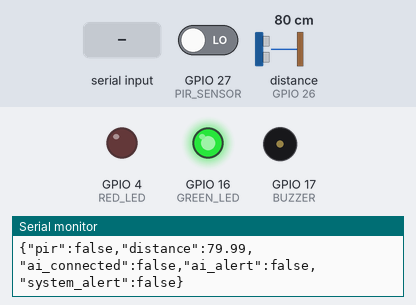
A sketch run on a simulated ESP32. Shown: output pins drawn as LEDs (lit = HIGH), buzzer (waves = sounding, pin HIGH), the last lines printed to the serial monitor. Wiring (from diagram.json): ultrasonic range finder: trigger GPIO 25; echo GPIO 26. The inputs (shaded band) are chosen by the test bench; at power-on: distance to the obstacle (sensor on GPIO 26) 80 cm, GPIO 27 (PIR_SENSOR) LOW. The echo pulse lasts 58.3 µs per cm; pins used as bus, display or sensor lines are not drawn.

Above: at 2.2 s.
2.3 s: distance to the obstacle (sensor on GPIO 26) set to 56 cm
3.8 s: distance to the obstacle (sensor on GPIO 26) set to 47 cm
At 4.19 s:
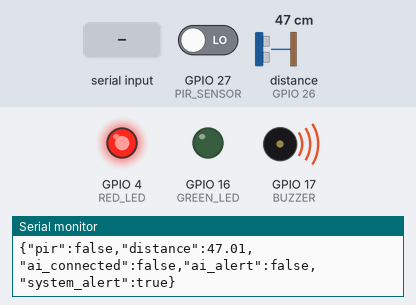
6.8 s: GPIO 27 (PIR_SENSOR) driven HIGH
9.8 s: "ALERT\n" received over Serial
12.8 s: "SAFE\n" received over Serial
At 13.8 s:
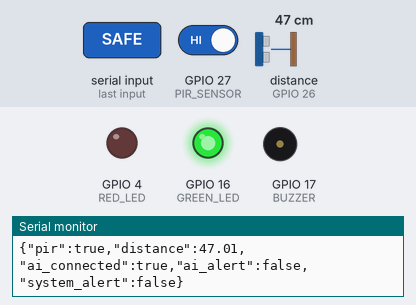
14.5 s: "PING\n" received over Serial
At 15.3 s:
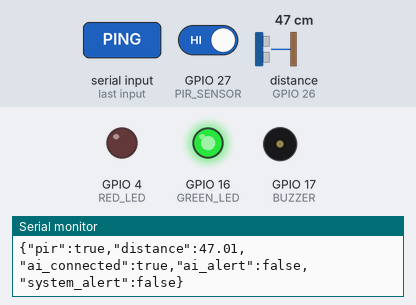
Timing chart, 0 to 17.0 s (numbered marks = the images above; inputs shaded):
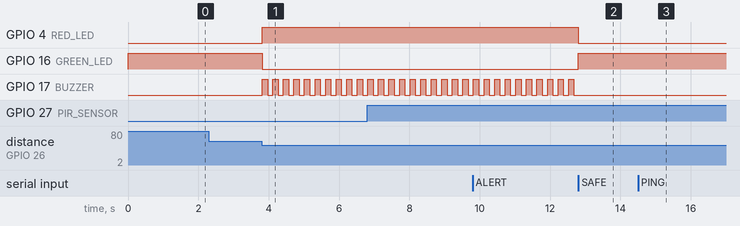

Measured:
- the behaviour switches between 51 and 50 cm on distance to the obstacle (sensor on GPIO 26) (found by bisection; images 0 and 1)
- after the input at 3.8 s, GPIO 4 (RED_LED): LOW → HIGH at once; GPIO 16 (GREEN_LED): HIGH → LOW at once; GPIO 17 (BUZZER): alternates HIGH for 0.15 s and LOW for 0.15 s, starting at once
- after the input at 12.8 s, GPIO 4 (RED_LED): HIGH → LOW at once; GPIO 16 (GREEN_LED): LOW → HIGH at once; GPIO 17 (BUZZER): stops changing and stays LOW
- after the input at 14.5 s, GPIO 4 (RED_LED), GPIO 17 (BUZZER): stays LOW (without the input it goes to HIGH after 2.3 s); GPIO 16 (GREEN_LED): stays HIGH (without the input it goes to LOW after 2.3 s)

The sketch:

esp32.ino
```cpp
// =====================================================
// RAILWAY TRACK HUMAN & ANIMAL DETECTION SYSTEM
// ESP32 Firmware - Wokwi Prototype
// =====================================================

// -------- PIN CONFIGURATION --------
#define RED_LED       4
#define GREEN_LED     16
#define BUZZER        17

#define PIR_SENSOR    27

#define TRIG_PIN      25
#define ECHO_PIN      26

// -------- SETTINGS --------
#define DISTANCE_LIMIT 50
#define AI_TIMEOUT     4000

// -------- VARIABLES --------
bool pirMotion = false;
float distanceCM = 0;

bool aiConnected = false;
bool aiAlert = false;

bool systemAlert = false;
bool buzzerState = false;

unsigned long lastAIMessage = 0;
unsigned long lastSensorRead = 0;
unsigned long lastTelemetry = 0;
unsigned long lastBuzzerToggle = 0;

const unsigned long SENSOR_INTERVAL = 100;
const unsigned long TELEMETRY_INTERVAL = 500;
const unsigned long BUZZER_INTERVAL = 150;

// -------- ULTRASONIC SENSOR --------
float readDistance() {

  digitalWrite(TRIG_PIN, LOW);
  delayMicroseconds(2);

  digitalWrite(TRIG_PIN, HIGH);
  delayMicroseconds(10);

  digitalWrite(TRIG_PIN, LOW);

  unsigned long duration =
    pulseIn(ECHO_PIN, HIGH, 25000);

  if (duration == 0) {
    return -1;
  }

  return duration * 0.0343 / 2.0;
}

// -------- SERIAL COMMAND HANDLER --------
void readPythonCommands() {

  static String command = "";

  while (Serial.available()) {

    char received = Serial.read();

    if (received == '\n' || received == '\r') {

      command.trim();
      command.toUpperCase();

      if (command == "ALERT") {

        aiConnected = true;
        aiAlert = true;
        lastAIMessage = millis();

        Serial.println("AI ALERT RECEIVED");

      }

      else if (command == "SAFE") {

        aiConnected = true;
        aiAlert = false;
        lastAIMessage = millis();

        Serial.println("AI SAFE RECEIVED");

      }

      else if (command == "PING") {

        aiConnected = true;
        lastAIMessage = millis();

      }

      else if (command == "RESET") {

        aiConnected = false;
        aiAlert = false;

        Serial.println("AI CONNECTION RESET");

      }

      command = "";

    }

    else if (command.length() < 30) {
      command += received;
    }
  }
}

// -------- SENSOR READING --------
void readSensors() {

  pirMotion = digitalRead(PIR_SENSOR);

  distanceCM = readDistance();
}

// -------- ALERT DECISION --------
void updateAlertStatus() {

  // Check AI connection timeout
  if (aiConnected &&
      millis() - lastAIMessage > AI_TIMEOUT) {

    aiConnected = false;
    aiAlert = false;

    Serial.println("AI CONNECTION TIMEOUT");
  }

  // AI has priority when connected
  if (aiConnected) {

    systemAlert = aiAlert;

  }

  else {

    // Standalone sensor-based detection
    bool distanceAlert =
      (distanceCM > 0 &&
       distanceCM <= DISTANCE_LIMIT);

    systemAlert =
      pirMotion || distanceAlert;
  }
}

// -------- LED CONTROL --------
void updateLEDs() {

  if (systemAlert) {

    digitalWrite(RED_LED, HIGH);
    digitalWrite(GREEN_LED, LOW);

  }

  else {

    digitalWrite(RED_LED, LOW);
    digitalWrite(GREEN_LED, HIGH);
  }
}

// -------- BUZZER CONTROL --------
void updateBuzzer() {

  unsigned long currentTime = millis();

  if (systemAlert) {

    if (currentTime - lastBuzzerToggle >=
        BUZZER_INTERVAL) {

      lastBuzzerToggle = currentTime;

      buzzerState = !buzzerState;

      digitalWrite(BUZZER, buzzerState);
    }

  }

  else {

    buzzerState = false;
    digitalWrite(BUZZER, LOW);
  }
}

// -------- JSON TELEMETRY --------
void sendTelemetry() {

  Serial.print("{");

  Serial.print("\"pir\":");
  Serial.print(pirMotion ? "true" : "false");

  Serial.print(",\"distance\":");
  Serial.print(distanceCM);

  Serial.print(",\"ai_connected\":");
  Serial.print(aiConnected ? "true" : "false");

  Serial.print(",\"ai_alert\":");
  Serial.print(aiAlert ? "true" : "false");

  Serial.print(",\"system_alert\":");
  Serial.print(systemAlert ? "true" : "false");

  Serial.println("}");
}

// -------- SETUP --------
void setup() {

  Serial.begin(115200);

  pinMode(RED_LED, OUTPUT);
  pinMode(GREEN_LED, OUTPUT);
  pinMode(BUZZER, OUTPUT);

  pinMode(PIR_SENSOR, INPUT);

  pinMode(TRIG_PIN, OUTPUT);
  pinMode(ECHO_PIN, INPUT);

  digitalWrite(RED_LED, LOW);
  digitalWrite(GREEN_LED, HIGH);
  digitalWrite(BUZZER, LOW);
  digitalWrite(TRIG_PIN, LOW);

  delay(1000);

  Serial.println("================================");
  Serial.println("RAILWAY DETECTION SYSTEM");
  Serial.println("ESP32 INITIALIZED");
  Serial.println("SYSTEM RUNNING");
  Serial.println("================================");
}

// -------- MAIN LOOP --------
void loop() {

  unsigned long currentTime = millis();

  // Receive Python commands
  readPythonCommands();

  // Read sensors periodically
  if (currentTime - lastSensorRead >=
      SENSOR_INTERVAL) {

    lastSensorRead = currentTime;

    readSensors();
  }

  // Decide alert status
  updateAlertStatus();

  // Update output devices
  updateLEDs();
  updateBuzzer();

  // Send sensor telemetry
  if (currentTime - lastTelemetry >=
      TELEMETRY_INTERVAL) {

    lastTelemetry = currentTime;

    sendTelemetry();
  }
}
```
